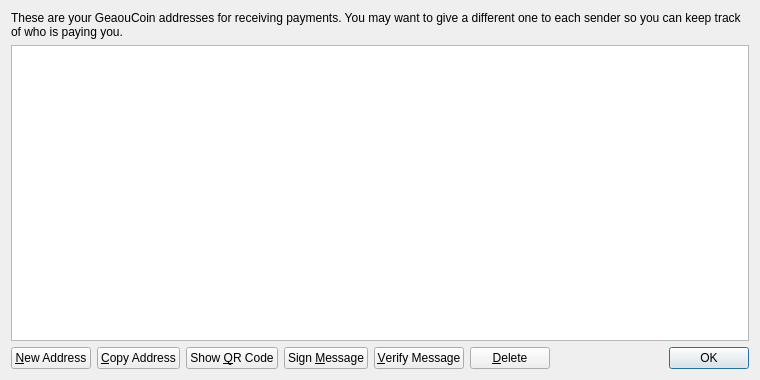
<?xml version="1.0" encoding="UTF-8"?>
<ui version="4.0">
 <class>AddressBookPage</class>
 <widget class="QWidget" name="AddressBookPage">
  <property name="geometry">
   <rect>
    <x>0</x>
    <y>0</y>
    <width>760</width>
    <height>380</height>
   </rect>
  </property>
  <property name="windowTitle">
   <string>Address Book</string>
  </property>
  <layout class="QVBoxLayout" name="verticalLayout">
   <item>
    <widget class="QLabel" name="labelExplanation">
     <property name="text">
      <string>These are your GeaouCoin addresses for receiving payments. You may want to give a different one to each sender so you can keep track of who is paying you.</string>
     </property>
     <property name="textFormat">
      <enum>Qt::PlainText</enum>
     </property>
     <property name="wordWrap">
      <bool>true</bool>
     </property>
    </widget>
   </item>
   <item>
    <widget class="QTableView" name="tableView">
     <property name="contextMenuPolicy">
      <enum>Qt::CustomContextMenu</enum>
     </property>
     <property name="toolTip">
      <string>Double-click to edit address or label</string>
     </property>
     <property name="tabKeyNavigation">
      <bool>false</bool>
     </property>
     <property name="selectionMode">
      <enum>QAbstractItemView::SingleSelection</enum>
     </property>
     <property name="selectionBehavior">
      <enum>QAbstractItemView::SelectRows</enum>
     </property>
     <property name="sortingEnabled">
      <bool>true</bool>
     </property>
     <attribute name="verticalHeaderVisible">
      <bool>false</bool>
     </attribute>
    </widget>
   </item>
   <item>
    <layout class="QHBoxLayout" name="horizontalLayout">
     <item>
      <widget class="QPushButton" name="newAddressButton">
       <property name="toolTip">
        <string>Create a new address</string>
       </property>
       <property name="text">
        <string>&amp;New Address</string>
       </property>
      </widget>
     </item>
     <item>
      <widget class="QPushButton" name="copyToClipboard">
       <property name="toolTip">
        <string>Copy the currently selected address to the system clipboard</string>
       </property>
       <property name="text">
        <string>&amp;Copy Address</string>
       </property>
      </widget>
     </item>
     <item>
      <widget class="QPushButton" name="showQRCode">
       <property name="text">
        <string>Show &amp;QR Code</string>
       </property>
      </widget>
     </item>
     <item>
      <widget class="QPushButton" name="signMessage">
       <property name="toolTip">
        <string>Sign a message to prove you own a GeaouCoin address</string>
       </property>
       <property name="text">
        <string>Sign &amp;Message</string>
       </property>
      </widget>
     </item>
     <item>
      <widget class="QPushButton" name="verifyMessage">
       <property name="toolTip">
        <string>Verify a message to ensure it was signed with a specified GeaouCoin address</string>
       </property>
       <property name="text">
        <string>&amp;Verify Message</string>
       </property>
      </widget>
     </item>
     <item>
      <widget class="QPushButton" name="deleteButton">
       <property name="toolTip">
        <string>Delete the currently selected address from the list</string>
       </property>
       <property name="text">
        <string>&amp;Delete</string>
       </property>
      </widget>
     </item>
     <item>
      <spacer name="horizontalSpacer">
       <property name="orientation">
        <enum>Qt::Horizontal</enum>
       </property>
       <property name="sizeHint" stdset="0">
        <size>
         <width>40</width>
         <height>20</height>
        </size>
       </property>
      </spacer>
     </item>
     <item>
      <widget class="QDialogButtonBox" name="buttonBox">
       <property name="sizePolicy">
        <sizepolicy hsizetype="Maximum" vsizetype="Fixed">
         <horstretch>0</horstretch>
         <verstretch>0</verstretch>
        </sizepolicy>
       </property>
       <property name="standardButtons">
        <set>QDialogButtonBox::Ok</set>
       </property>
      </widget>
     </item>
    </layout>
   </item>
  </layout>
 </widget>
 <resources>
  <include location="../bitcoin.qrc"/>
 </resources>
 <connections/>
</ui>
